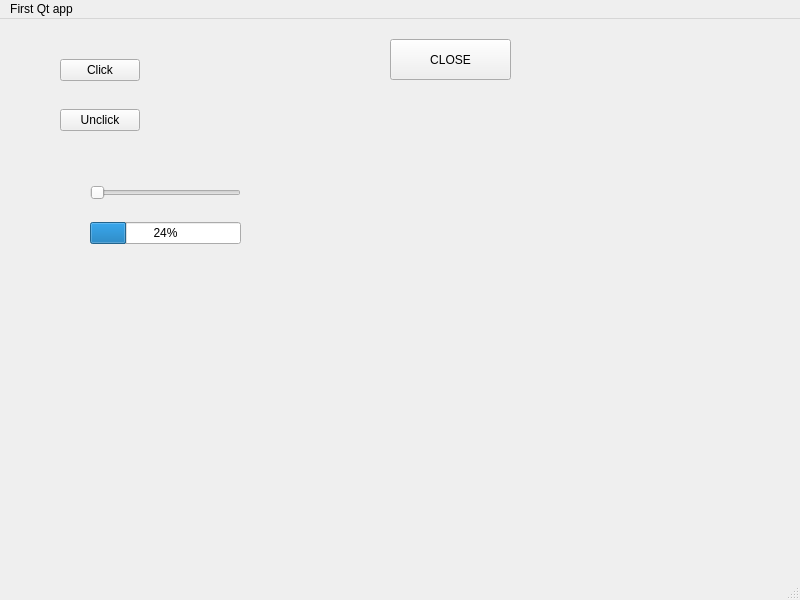
<?xml version="1.0" encoding="UTF-8"?>
<ui version="4.0">
 <class>MainWindow</class>
 <widget class="QMainWindow" name="MainWindow">
  <property name="geometry">
   <rect>
    <x>0</x>
    <y>0</y>
    <width>800</width>
    <height>600</height>
   </rect>
  </property>
  <property name="windowTitle">
   <string>MainWindow</string>
  </property>
  <widget class="QWidget" name="centralwidget">
   <widget class="QPushButton" name="pushButton">
    <property name="geometry">
     <rect>
      <x>390</x>
      <y>20</y>
      <width>121</width>
      <height>41</height>
     </rect>
    </property>
    <property name="text">
     <string>CLOSE</string>
    </property>
   </widget>
   <widget class="QLabel" name="label">
    <property name="geometry">
     <rect>
      <x>200</x>
      <y>20</y>
      <width>171</width>
      <height>121</height>
     </rect>
    </property>
    <property name="text">
     <string/>
    </property>
   </widget>
   <widget class="QWidget" name="layoutWidget">
    <property name="geometry">
     <rect>
      <x>90</x>
      <y>150</y>
      <width>151</width>
      <height>91</height>
     </rect>
    </property>
    <layout class="QVBoxLayout" name="verticalLayout">
     <item>
      <widget class="QSlider" name="horizontalSlider">
       <property name="orientation">
        <enum>Qt::Horizontal</enum>
       </property>
      </widget>
     </item>
     <item>
      <widget class="QProgressBar" name="progressBar">
       <property name="value">
        <number>24</number>
       </property>
      </widget>
     </item>
    </layout>
   </widget>
   <widget class="QPushButton" name="pushButton_2">
    <property name="geometry">
     <rect>
      <x>60</x>
      <y>40</y>
      <width>80</width>
      <height>22</height>
     </rect>
    </property>
    <property name="text">
     <string>Click</string>
    </property>
   </widget>
   <widget class="QPushButton" name="pushButton_3">
    <property name="geometry">
     <rect>
      <x>60</x>
      <y>90</y>
      <width>80</width>
      <height>22</height>
     </rect>
    </property>
    <property name="text">
     <string>Unclick</string>
    </property>
   </widget>
  </widget>
  <widget class="QMenuBar" name="menubar">
   <property name="geometry">
    <rect>
     <x>0</x>
     <y>0</y>
     <width>800</width>
     <height>21</height>
    </rect>
   </property>
   <widget class="QMenu" name="menuxdd">
    <property name="title">
     <string>First Qt app</string>
    </property>
   </widget>
   <addaction name="menuxdd"/>
  </widget>
  <widget class="QStatusBar" name="statusbar"/>
 </widget>
 <resources/>
 <connections>
  <connection>
   <sender>horizontalSlider</sender>
   <signal>valueChanged(int)</signal>
   <receiver>progressBar</receiver>
   <slot>setValue(int)</slot>
   <hints>
    <hint type="sourcelabel">
     <x>124</x>
     <y>154</y>
    </hint>
    <hint type="destinationlabel">
     <x>140</x>
     <y>186</y>
    </hint>
   </hints>
  </connection>
 </connections>
</ui>
